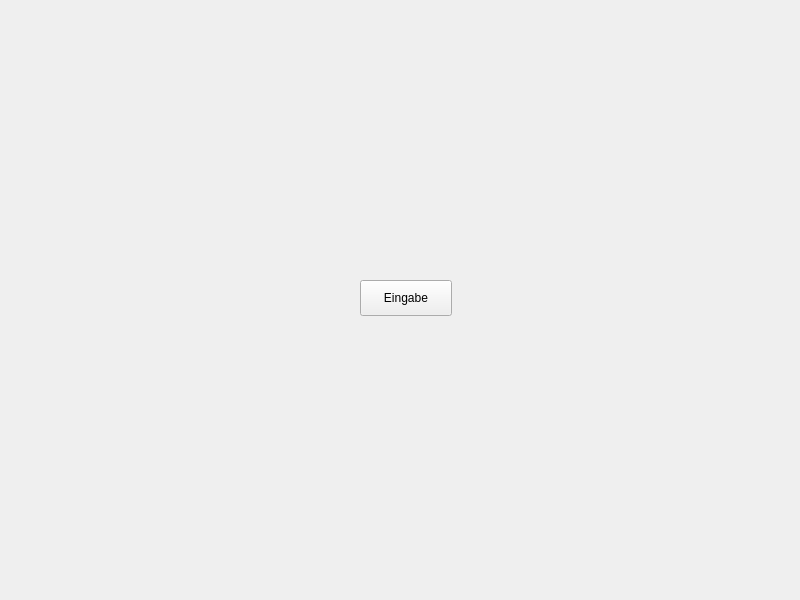
<?xml version="1.0" encoding="UTF-8"?>
<ui version="4.0">
 <class>MainWindow</class>
 <widget class="QMainWindow" name="MainWindow">
  <property name="geometry">
   <rect>
    <x>0</x>
    <y>0</y>
    <width>800</width>
    <height>600</height>
   </rect>
  </property>
  <property name="windowTitle">
   <string>MainWindow</string>
  </property>
  <widget class="QWidget" name="centralwidget">
   <widget class="QPushButton" name="pushButton">
    <property name="geometry">
     <rect>
      <x>360</x>
      <y>280</y>
      <width>92</width>
      <height>36</height>
     </rect>
    </property>
    <property name="text">
     <string>Eingabe</string>
    </property>
   </widget>
  </widget>
 </widget>
 <resources/>
 <connections/>
</ui>
